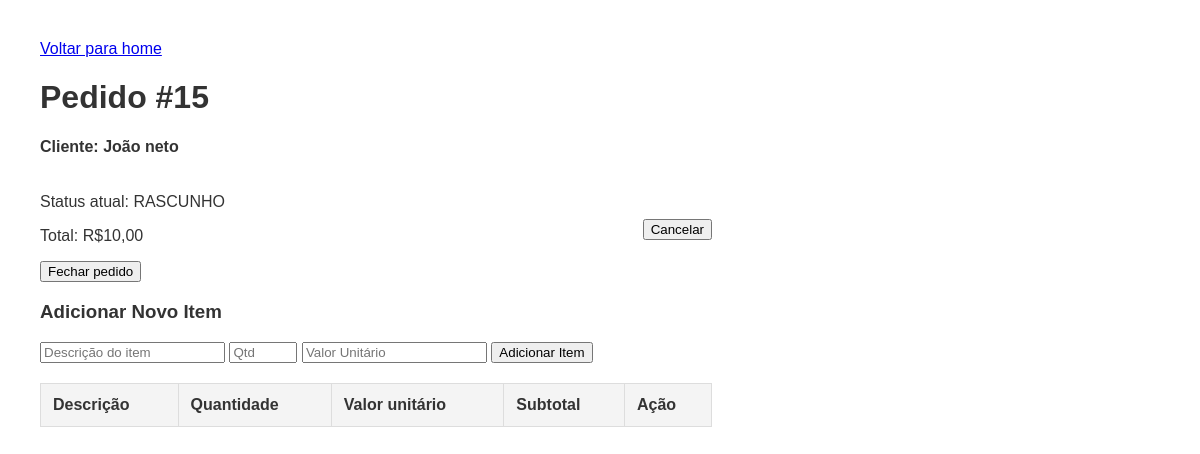
Screenshot of /pedidos/15/ (signed in) with the database file from the repository.
### pedidos/models.py (models this page shows, shortened)
class Pedido(models.Model):
    data = models.DateTimeField(auto_now=True)
    status = models.CharField(max_length=10, choices=STATUS_PEDIDOS, default='RASCUNHO')
    total = models.DecimalField(max_digits=10, decimal_places=2, default=0.00)
    cliente = models.CharField(max_length=255, null=True, blank=True)

### pedidos/views.py (the view)
# urls.py: path('pedidos/<int:pedido_id>/', views.detalhar_pedido, name='detalhe_pedido'),
@login_required
def detalhar_pedido(request, pedido_id):
    pedido = get_object_or_404(Pedido, id=pedido_id)
    contexto = {
        'pedido': pedido
    }
    return render(request, 'detalhe_pedido.html', contexto)

### pedidos/templates/detalhe_pedido.html (shortened to what this page needs)
{% load static %}
<!DOCTYPE html>
<html lang="pt-BR">
<head>
    <link rel="stylesheet" href="{% static 'pedidos/css/detalhar_pedido.css' %}">
</head>
<body>
    <div class="cabecalho">
        <a href="{% url 'home' %}">Voltar para home</a>
        <h1>Pedido #{{pedido.id}}</h1>
        <h4>Cliente: <span>{{pedido.cliente}}</span></h2>
            <div class="colunas">
                <div class="coluna1">
                    <p>Status atual: {{pedido.status}} </p>
                    <p id="total-pedido">Total: R${{ pedido.total}}</p>
                    {% if pedido.status == 'RASCUNHO'%}
                    <button onclick="fecharPedido()">Fechar pedido</button>
                    {% endif %}
                </div>
                {% if pedido.status != 'CANCELADO' %}
                <div class="coluna2">
                    <button onclick="cancelarPedido()">Cancelar</button>
                </div>
                {% else %}
                <button onclick="abrirPedido()">Abrir pedido</button>
                {% endif %}
            </div>
    </div>
    {% if pedido.status == 'RASCUNHO' %}
    <div class="formulario-item">
        <h3>Adicionar Novo Item</h3>
        <input type="text" id="desc" placeholder="Descrição do item" required>
        <input type="number" id="qtd" placeholder="Qtd" style="width: 60px;" required>
        <input type="number" id="valor" placeholder="Valor Unitário" step="0.01" required>
        <button class="btn" onclick="adicionarItem()">Adicionar Item</button>
    </div>
    {% else %}
    <div>
        <p>Aviso: Este pedido está {{ pedido.status }} e não pode mais ser editado.</p>
    </div>
    {% endif %}
    <table>
        <thead>
            <tr>
                <th>Descrição</th>
                <th>Quantidade</th>
                <th>Valor unitário</th>
                <th>Subtotal</th>
                <th>Ação</th>
            </tr>
        </thead>
    </table>
</body>
</html>

### templates/static/pedidos/css/detalhar_pedido.css (style rules this page uses)
body { font-family: sans-serif; margin: 40px; color: #333; }
table { width: 60%; border-collapse: collapse; margin-top: 20px; text-align: center; }
th, td { border: 1px solid #ddd; padding: 12px; text-align: left; }
th { background-color: #f4f4f4; }
.colunas { display: flex; flex-direction: row; align-items: center; justify-content: space-between; width: 60%; }

### rows the page displays
Pedido: id "15", cliente "João neto", status "RASCUNHO", total "10,00"
